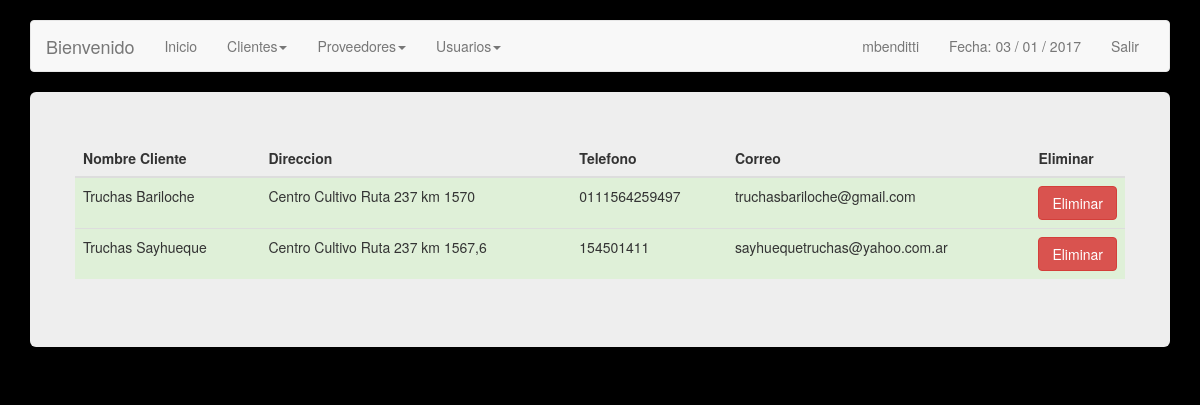
Page /clientes.php (signed in) on the earlier database version.
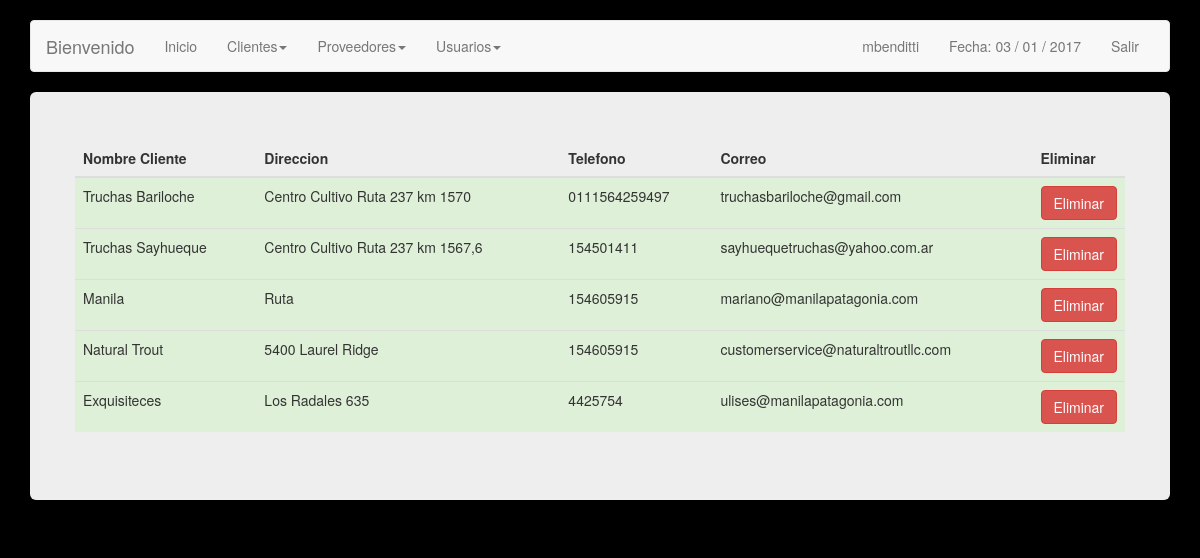
Same page on the later database version.
### tables this page shows
CREATE TABLE IF NOT EXISTS `clientes` (
  `idCliente` int(11) NOT NULL AUTO_INCREMENT,
  `nombre` varchar(50) NOT NULL,
  `direccion` varchar(50) DEFAULT NULL,
  `telefono` varchar(30) DEFAULT NULL,
  `correo` varchar(50) DEFAULT NULL,
  PRIMARY KEY (`idCliente`)
);

### clientes.php (the view, shortened to what this page needs)
<?php
include('config.php');
$link = mysqli_connect ($dbhost, $dbusername, $dbuserpass);
mysqli_select_db($link,$dbname) or die('No se puede seleccionar la base de datos');
$query = mysqli_query($link,"SELECT * FROM clientes") or die(mysql_error());
?>
<!DOCTYPE html>
<html lang="en">
  <head>
    <link href="css/bootstrap.min.css" rel="stylesheet">
  </head>
  <body>
    <br>
        <div class="container">
      <div class="navbar navbar-default" role="navigation">
        <div class="container-fluid">
          <div class="navbar-header">
            <a class="navbar-brand" href="#">Bienvenido </a>
          </div>
          <div class="navbar-collapse collapse">
            <ul class="nav navbar-nav">
              <li class=""><a href="inicio.php">Inicio</a></li>
              <li class="dropdown">
              	<a class="dropdown-toggle" data-toggle="dropdown" href="#">Clientes<span class="caret"></span></a>
              </li>
              <li class="dropdown">
              	<a class="dropdown-toggle" data-toggle="dropdown" href="#">Proveedores<span class="caret"></span></a>
              </li>
			  <?php
					if($_SESSION["permiso"] == 1) {
						?> <li class="dropdown">
              					<a class="dropdown-toggle" data-toggle="dropdown" href="#">Usuarios<span class="caret"></span></a>
              				</li><?php
					}
			  ?>
            </ul>
            <ul class="nav navbar-nav navbar-right">
               <li><a href=""> <?php echo $_SESSION["s_username"]; ?> </a></li>
              <li><a href="">Fecha:
              	<?php
              	echo date("d / m / Y");
              	?></a></li>
              <li><a href="cerrar.php">Salir</a></li>
            </ul>
          </div>
        </div>
      </div>
      <div class="jumbotron">
<div class="row">
              <table class="table table-hover">
                	<thead>
                    	<th> Nombre Cliente </th>
                        <th> Direccion </th>
                        <th> Telefono </th>
                        <th> Correo </th>
                        <?php if($_SESSION["permiso"] == 1) {?> <th> Eliminar </th> <?php }?>
                    </thead>
                    <tbody>
                    	<?php while($cliente = mysqli_fetch_array($query)){ ?>
                        <tr class="success">
                            <td> <?php echo $cliente['nombre']; ?> </td>
                            <td> <?php echo $cliente['direccion']; ?> </td>
                            <td> <?php echo $cliente['telefono']; ?> </td>
                            <td> <?php echo $cliente['correo']; ?> </td>
                            <?php if($_SESSION["permiso"] == 1) {?>
                            <td>  <a href="eliminar.php?id=<?php echo $cliente['idCliente'];?>&tipo=cliente " role="button"  class="btn btn-danger btn-primary btn-block"> Eliminar </a></td>
							<?php }?>
                        </tr>
                        <?php } ?>
                    </tbody>
				</table>
</div>
      </div>
    </div>
  </body>
</html>

### clientes.php (style rules this page uses)
body { background: #000; }

Differences in the rows shown:
added clientes: nombre "Manila", direccion "Ruta", telefono "154605915", correo "mariano@manilapatagonia.com"
added clientes: nombre "Natural Trout", direccion "5400 Laurel Ridge", telefono "154605915", correo "customerservice@naturaltroutllc.com"
added clientes: nombre "Exquisiteces", direccion "Los Radales 635", telefono "4425754", correo "ulises@manilapatagonia.com"
